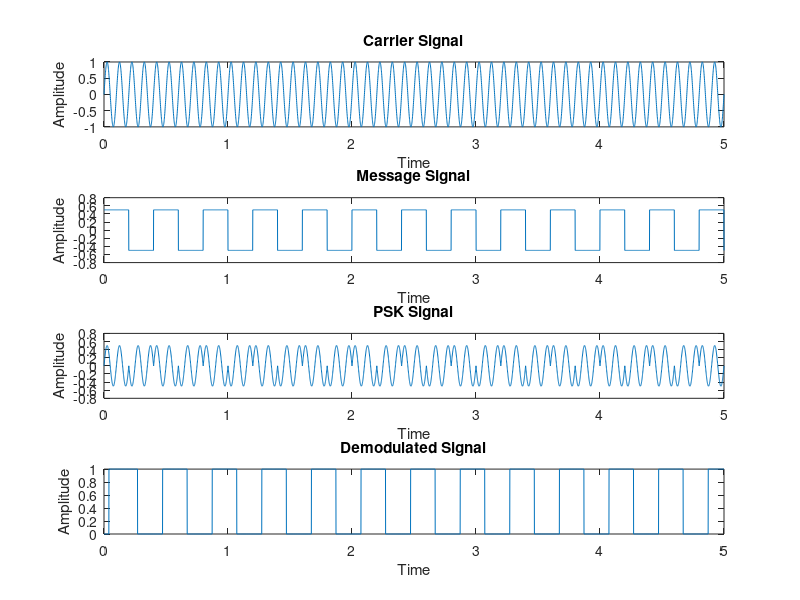

MATLAB code for this plot:
clc;
close all;

fm=2.5;
fc=10;
fs=1000;
t=0:1/fs:5;
m=0.5*square(2*pi*fm*t);
c=sin(2*pi*fc*t);
z=m.*c;
dm=z.*c;
[b,a]=butter(5,2*pi*(fm/fs),'low');
y=filter(b,a,dm);

for i=1:length(y)
	if(y(i)>=0.01)
	    y(i)=1;
	else
		y(i)=0;
	end
end

subplot(411);
plot(t,c),xlabel('Time'),ylabel('Amplitude'),title('Carrier Signal');

subplot(412);
plot(t,m),xlabel('Time'),ylabel('Amplitude'),title('Message Signal');

subplot(413);
plot(t,z),xlabel('Time'),ylabel('Amplitude'),title('PSK Signal');

subplot(414);
plot(t,y),xlabel('Time'),ylabel('Amplitude'),title('Demodulated Signal');

	